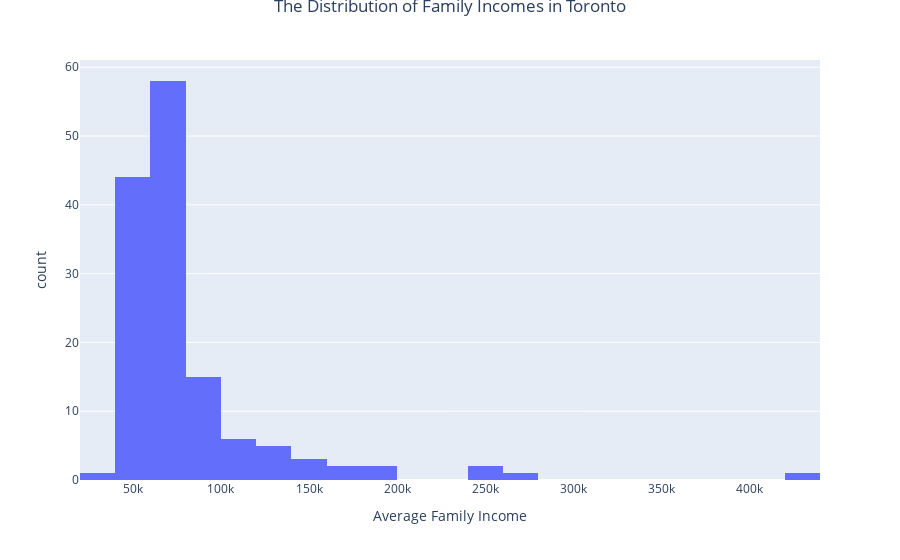

The code cell stored with this chart in its notebook:
### Markdown cell above
### Plotting the Average Family Income of Toronto Neighborhoods

### Code cell
fig = px.histogram(dataframe, x="Average Family Income")
fig.update_layout(
    title={
        'text': "The Distribution of Family Incomes in Toronto",
        'y':1.0,
        'x':0.5,
        'xanchor': 'center',
        'yanchor': 'top'})

### Figure 1 — Plotly figure (JSON) as saved in the notebook; plotly's stock layout.template omitted (floating-point values rounded to 4 significant figures; data arrays with more than 128 entries replaced by an {"elided": "..."} marker saying what was removed)
{"data": [{"alignmentgroup": "True", "bingroup": "x", "hovertemplate": "Average Family Income=%{x}<br>count=%{y}<extra></extra>", "legendgroup": "", "marker": {"color": "#636efa"}, "name": "", "offsetgroup": "", "orientation": "v", "showlegend": false, "type": "histogram", "x": {"elided": "140 int values"}, "xaxis": "x", "yaxis": "y"}], "layout": {"barmode": "relative", "legend": {"tracegroupgap": 0}, "margin": {"t": 60}, "title": {"text": "The Distribution of Family Incomes in Toronto", "x": 0.5, "xanchor": "center", "y": 1, "yanchor": "top"}, "xaxis": {"anchor": "y", "domain": [0, 1], "title": {"text": "Average Family Income"}}, "yaxis": {"anchor": "x", "domain": [0, 1], "title": {"text": "count"}}}}
